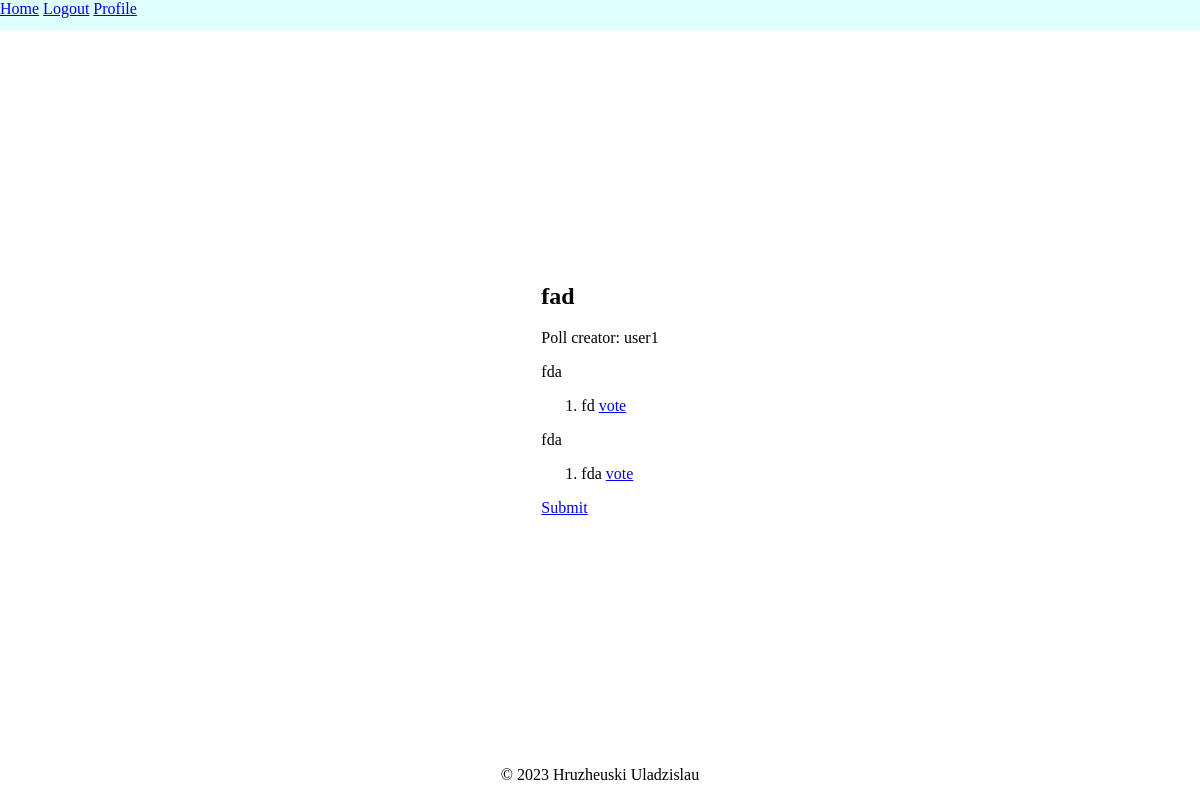
The page /poll/2/vote/ (signed in) on the database as committed earlier.
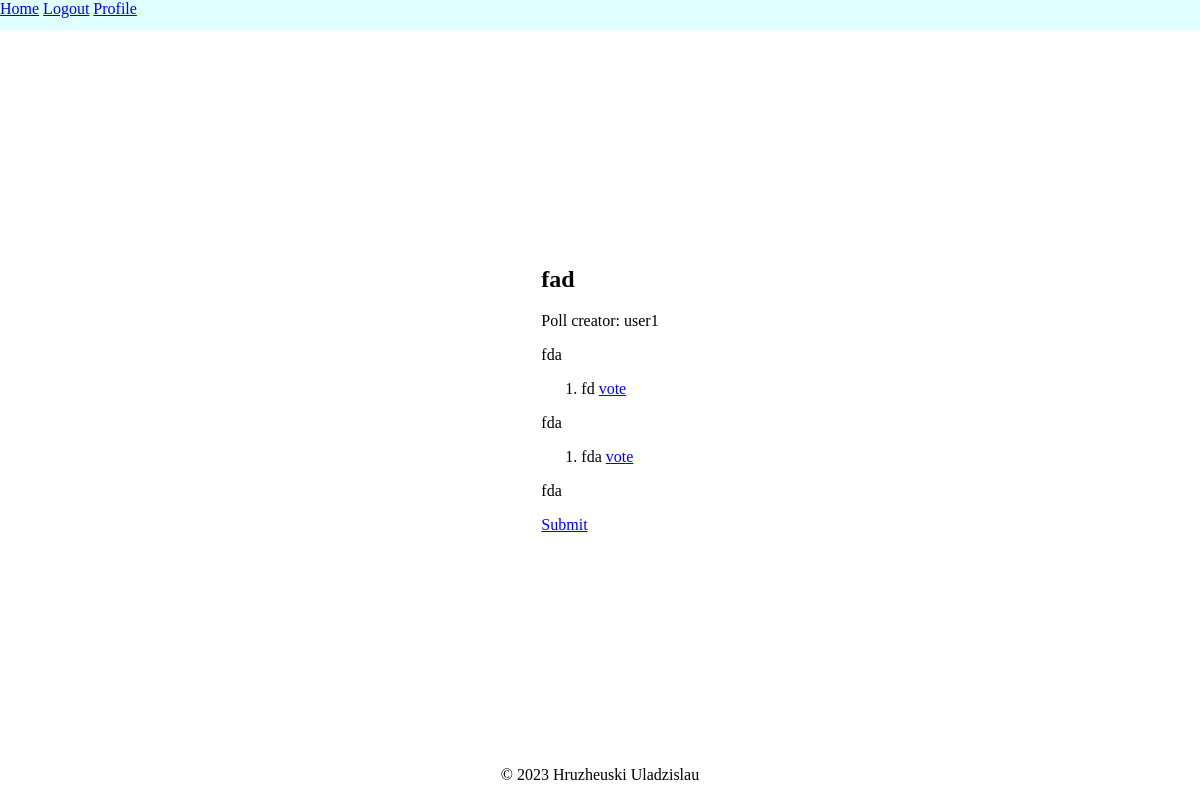
The same page on the database as committed later.
### polls/models.py (models this page shows, shortened)
class Question(models.Model):
    question_text = models.CharField(max_length=200)
    poll = models.ForeignKey(Poll, on_delete=models.CASCADE)
    def __str__(self):
        return self.question_text

class Choice(models.Model):
    choice_text = models.CharField(max_length=100)
    question = models.ForeignKey(Question, on_delete=models.CASCADE)
    def __str__(self):
        return self.choice_text

### polls/views.py (the view)
# urls.py: path('poll/<int:poll_id>/vote/', CreateOrEditVote.as_view(), name='vote'),
@method_decorator(login_required, name='dispatch')
class CreateOrEditVote(UserPassesTestMixin, DetailView):
    model = Poll
    template_name = 'polls/vote.html'
    pk_url_kwarg = 'poll_id'
    def test_func(self):
        return self.get_object().user_can_vote(self.request.user)

### polls/models.py (called while the page is built)
    def user_can_vote(self, user):
        return self.can_revote or not self.user_completed_poll(user)

    def __str__(self):
        return self.title

### polls/templates/polls/vote.html
{% extends "polls/base.html" %}
{% load crispy_forms_filters %}
{% block content %}
    <div class="container">
        <div class="content-section">
            <h2> {{ poll }}</h2>
            <p>Poll creator: {{ poll.creator }}</p>
            {% for question in poll.question_set.all %}
                <p>{{ question }}</p>
                <ol>
                    {% for choice in question.choice_set.all %}
                        <li>
                            {{ choice }}
                            <a href="{% url 'pick' choice.id%}">vote</a>
                        </li>
                    {% endfor %}
                </ol>
            {% endfor %}
            <a href="{% url 'finish' poll.id %}">Submit</a>
        </div>
    </div>
{% endblock content %}

Rows that differ between the two databases and show on the page:
added Question: question_text "fda"
